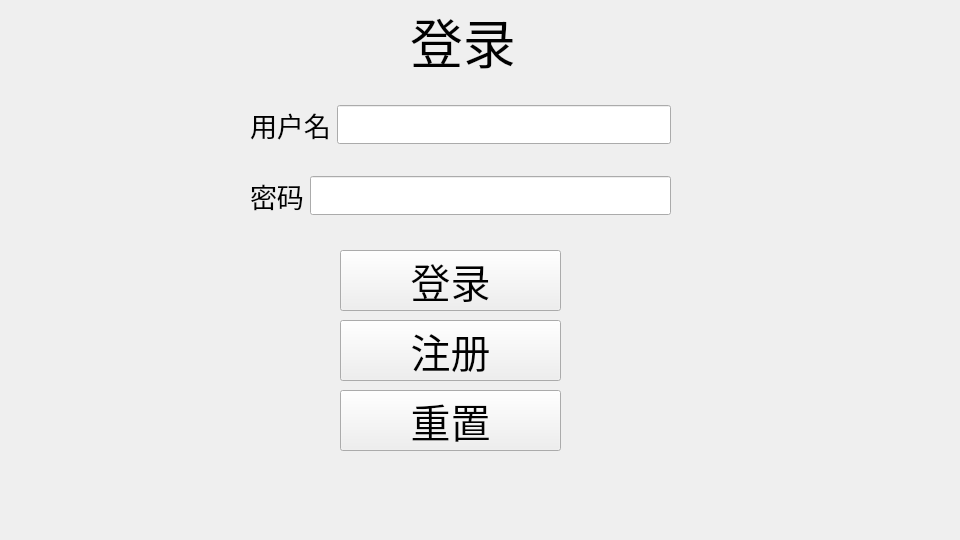
<?xml version="1.0" encoding="UTF-8"?>
<ui version="4.0">
 <class>Login</class>
 <widget class="QWidget" name="Login">
  <property name="geometry">
   <rect>
    <x>0</x>
    <y>0</y>
    <width>960</width>
    <height>540</height>
   </rect>
  </property>
  <property name="windowTitle">
   <string>Form</string>
  </property>
  <widget class="QLabel" name="label">
   <property name="geometry">
    <rect>
     <x>410</x>
     <y>10</y>
     <width>121</width>
     <height>61</height>
    </rect>
   </property>
   <property name="font">
    <font>
     <pointsize>40</pointsize>
    </font>
   </property>
   <property name="text">
    <string>登录</string>
   </property>
  </widget>
  <widget class="QWidget" name="verticalLayoutWidget">
   <property name="geometry">
    <rect>
     <x>250</x>
     <y>80</y>
     <width>421</width>
     <height>161</height>
    </rect>
   </property>
   <layout class="QVBoxLayout" name="verticalLayout">
    <property name="spacing">
     <number>-1</number>
    </property>
    <property name="sizeConstraint">
     <enum>QLayout::SetDefaultConstraint</enum>
    </property>
    <property name="leftMargin">
     <number>0</number>
    </property>
    <property name="bottomMargin">
     <number>0</number>
    </property>
    <item>
     <layout class="QHBoxLayout" name="horizontalLayout">
      <item>
       <widget class="QLabel" name="label_2">
        <property name="font">
         <font>
          <pointsize>20</pointsize>
         </font>
        </property>
        <property name="text">
         <string>用户名</string>
        </property>
       </widget>
      </item>
      <item>
       <widget class="QLineEdit" name="lineEdit">
        <property name="font">
         <font>
          <pointsize>20</pointsize>
         </font>
        </property>
       </widget>
      </item>
     </layout>
    </item>
    <item>
     <layout class="QHBoxLayout" name="horizontalLayout_2">
      <item>
       <widget class="QLabel" name="label_3">
        <property name="font">
         <font>
          <pointsize>20</pointsize>
         </font>
        </property>
        <property name="text">
         <string>密码</string>
        </property>
       </widget>
      </item>
      <item>
       <widget class="QLineEdit" name="lineEdit_2">
        <property name="font">
         <font>
          <pointsize>20</pointsize>
         </font>
        </property>
       </widget>
      </item>
     </layout>
    </item>
   </layout>
  </widget>
  <widget class="QPushButton" name="pushButton">
   <property name="geometry">
    <rect>
     <x>340</x>
     <y>250</y>
     <width>221</width>
     <height>61</height>
    </rect>
   </property>
   <property name="font">
    <font>
     <pointsize>30</pointsize>
    </font>
   </property>
   <property name="text">
    <string>登录</string>
   </property>
  </widget>
  <widget class="QPushButton" name="pushButton_2">
   <property name="geometry">
    <rect>
     <x>340</x>
     <y>320</y>
     <width>221</width>
     <height>61</height>
    </rect>
   </property>
   <property name="font">
    <font>
     <pointsize>30</pointsize>
    </font>
   </property>
   <property name="text">
    <string>注册</string>
   </property>
  </widget>
  <widget class="QPushButton" name="pushButton_3">
   <property name="geometry">
    <rect>
     <x>340</x>
     <y>390</y>
     <width>221</width>
     <height>61</height>
    </rect>
   </property>
   <property name="font">
    <font>
     <pointsize>30</pointsize>
    </font>
   </property>
   <property name="text">
    <string>重置</string>
   </property>
  </widget>
 </widget>
 <resources/>
 <connections/>
</ui>
